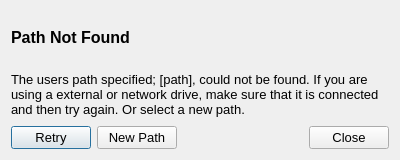
<?xml version="1.0" encoding="UTF-8"?>
<ui version="4.0">
 <class>Dialog</class>
 <widget class="QDialog" name="Dialog">
  <property name="geometry">
   <rect>
    <x>0</x>
    <y>0</y>
    <width>400</width>
    <height>160</height>
   </rect>
  </property>
  <property name="windowTitle">
   <string>Path Not Found</string>
  </property>
  <layout class="QGridLayout" name="gridLayout">
   <item row="1" column="0">
    <widget class="QLabel" name="descriptionLabel">
     <property name="font">
      <font>
       <pointsize>10</pointsize>
      </font>
     </property>
     <property name="text">
      <string>The users path specified; [path], could not be found. If you are using a external or network drive, make sure that it is connected and then try again. Or select a new path.</string>
     </property>
     <property name="wordWrap">
      <bool>true</bool>
     </property>
    </widget>
   </item>
   <item row="2" column="0">
    <layout class="QHBoxLayout" name="horizontalLayout_5">
     <item>
      <widget class="QPushButton" name="retryPushButton">
       <property name="font">
        <font>
         <pointsize>10</pointsize>
        </font>
       </property>
       <property name="text">
        <string>Retry</string>
       </property>
       <property name="default">
        <bool>true</bool>
       </property>
      </widget>
     </item>
     <item>
      <widget class="QPushButton" name="newPathPushButton">
       <property name="minimumSize">
        <size>
         <width>0</width>
         <height>0</height>
        </size>
       </property>
       <property name="font">
        <font>
         <pointsize>10</pointsize>
        </font>
       </property>
       <property name="text">
        <string>New Path</string>
       </property>
      </widget>
     </item>
     <item>
      <spacer name="horizontalSpacer">
       <property name="orientation">
        <enum>Qt::Horizontal</enum>
       </property>
       <property name="sizeHint" stdset="0">
        <size>
         <width>40</width>
         <height>20</height>
        </size>
       </property>
      </spacer>
     </item>
     <item>
      <widget class="QPushButton" name="closePushButton">
       <property name="font">
        <font>
         <pointsize>10</pointsize>
        </font>
       </property>
       <property name="text">
        <string>Close</string>
       </property>
      </widget>
     </item>
    </layout>
   </item>
   <item row="0" column="0">
    <widget class="QLabel" name="label_2">
     <property name="font">
      <font>
       <pointsize>12</pointsize>
       <weight>75</weight>
       <bold>true</bold>
      </font>
     </property>
     <property name="text">
      <string>Path Not Found</string>
     </property>
    </widget>
   </item>
  </layout>
 </widget>
 <resources/>
 <connections/>
</ui>
